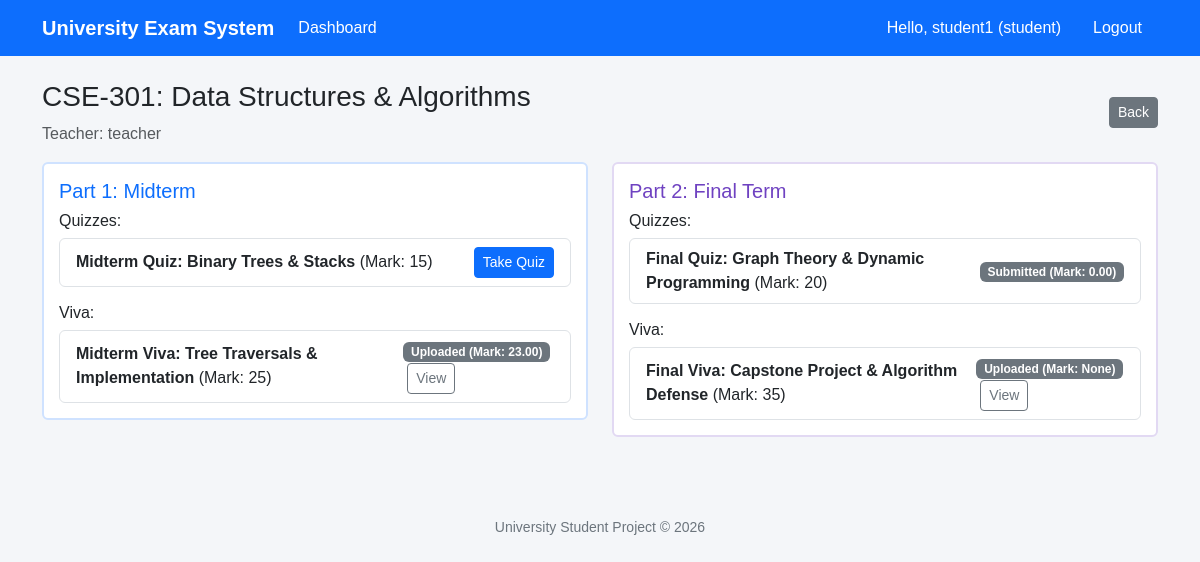
The page /evaluations/student/courses/1/ (signed in) on the database its author committed.
### core/models.py (models this page shows, shortened)
class CustomUser(AbstractUser):
    ROLE_STUDENT = 'student'
    ROLE_TEACHER = 'teacher'
    ROLE_CHOICES = [
        (ROLE_STUDENT, 'Student'),
        (ROLE_TEACHER, 'Teacher'),
    ]
    role = models.CharField(max_length=10, choices=ROLE_CHOICES, default=ROLE_STUDENT)
    university_id = models.CharField(max_length=30, blank=True, null=True, help_text="Student ID or Faculty ID")
    department = models.CharField(max_length=100, default='Computer Science & Engineering', blank=True)
    phone = models.CharField(max_length=20, blank=True, null=True)
    profile_pic = models.ImageField(upload_to='profiles/', blank=True, null=True)

### academics/models.py (models this page shows, shortened)
class Course(models.Model):
    code = models.CharField(max_length=20, unique=True, help_text="e.g. CSE-301")
    title = models.CharField(max_length=150, help_text="e.g. Data Structures and Algorithms")
    description = models.TextField(blank=True)
    semester = models.ForeignKey(Semester, on_delete=models.CASCADE, related_name='courses')
    teacher = models.ForeignKey(
        settings.AUTH_USER_MODEL,
        on_delete=models.SET_NULL,
        null=True,
        blank=True,
        limit_choices_to={'role': 'teacher'},
        related_name='taught_courses'
    )
    students = models.ManyToManyField(
        settings.AUTH_USER_MODEL,
        blank=True,
        limit_choices_to={'role': 'student'},
        related_name='enrolled_courses'
    )
    created_at = models.DateTimeField(auto_now_add=True)

### evaluations/models.py (models this page shows, shortened)
class Quiz(models.Model):
    course = models.ForeignKey(Course, on_delete=models.CASCADE, related_name='quizzes')
    term = models.CharField(max_length=10, choices=TermChoices.choices, default=TermChoices.MIDTERM)
    title = models.CharField(max_length=200)
    instructions = models.TextField(blank=True)
    total_marks = models.PositiveIntegerField(default=20)
    duration_minutes = models.PositiveIntegerField(default=30)
    due_date = models.DateTimeField(null=True, blank=True)
    is_published = models.BooleanField(default=True)
    created_at = models.DateTimeField(auto_now_add=True)
    class Meta:
        verbose_name_plural = "Quizzes"
        ordering = ['-created_at']

class VivaAssessment(models.Model):
    course = models.ForeignKey(Course, on_delete=models.CASCADE, related_name='vivas')
    term = models.CharField(max_length=10, choices=TermChoices.choices, default=TermChoices.MIDTERM)
    title = models.CharField(max_length=200)
    description = models.TextField(help_text="Topics, questions, or guidelines students must address in their video")
    total_marks = models.PositiveIntegerField(default=30)
    due_date = models.DateTimeField(null=True, blank=True)
    is_published = models.BooleanField(default=True)
    created_at = models.DateTimeField(auto_now_add=True)
    class Meta:
        ordering = ['-created_at']

class VivaSubmission(models.Model):
    viva = models.ForeignKey(VivaAssessment, on_delete=models.CASCADE, related_name='submissions')
    student = models.ForeignKey(
        settings.AUTH_USER_MODEL,
        on_delete=models.CASCADE,
        limit_choices_to={'role': 'student'},
        related_name='viva_submissions'
    )
    video_file = models.FileField(upload_to='viva_videos/', help_text="Upload your viva answer video (mp4, webm, avi, mov)")
    notes = models.TextField(blank=True, help_text="Notes, summary or topic timestamps for the teacher")
    submitted_at = models.DateTimeField(auto_now_add=True)
    obtained_marks = models.DecimalField(max_digits=5, decimal_places=2, null=True, blank=True)
    is_graded = models.BooleanField(default=False)
    teacher_feedback = models.TextField(blank=True)
    graded_at = models.DateTimeField(null=True, blank=True)
    class Meta:
        unique_together = ('viva', 'student')
        ordering = ['-submitted_at']

class QuizSubmission(models.Model):
    quiz = models.ForeignKey(Quiz, on_delete=models.CASCADE, related_name='submissions')
    student = models.ForeignKey(
        settings.AUTH_USER_MODEL,
        on_delete=models.CASCADE,
        limit_choices_to={'role': 'student'},
        related_name='quiz_submissions'
    )
    submitted_at = models.DateTimeField(auto_now_add=True)
    obtained_marks = models.DecimalField(max_digits=5, decimal_places=2, default=0.0)
    is_graded = models.BooleanField(default=False)
    teacher_feedback = models.TextField(blank=True)
    class Meta:
        unique_together = ('quiz', 'student')
        ordering = ['-submitted_at']

### evaluations/views.py (the view)
# urls.py: path('student/courses/<int:course_id>/', views.student_course_detail, name='student_course_detail'),
@login_required
def student_course_detail(request, course_id):
    course = get_object_or_404(Course, id=course_id, students=request.user)
    midterm_quizzes = Quiz.objects.filter(course=course, term=TermChoices.MIDTERM, is_published=True)
    midterm_vivas = VivaAssessment.objects.filter(course=course, term=TermChoices.MIDTERM, is_published=True)
    final_quizzes = Quiz.objects.filter(course=course, term=TermChoices.FINAL, is_published=True)
    final_vivas = VivaAssessment.objects.filter(course=course, term=TermChoices.FINAL, is_published=True)
    my_quiz_subs = {s.quiz_id: s for s in QuizSubmission.objects.filter(student=request.user)}
    my_viva_subs = {s.viva_id: s for s in VivaSubmission.objects.filter(student=request.user)}
    def build_items(qs, sub_map):
        return [{'item': obj, 'sub': sub_map.get(obj.id)} for obj in qs]
    context = {
        'course': course,
        'mid_quizzes': build_items(midterm_quizzes, my_quiz_subs),
        'mid_vivas': build_items(midterm_vivas, my_viva_subs),
        'fin_quizzes': build_items(final_quizzes, my_quiz_subs),
        'fin_vivas': build_items(final_vivas, my_viva_subs),
    }
    return render(request, 'evaluations/student_course_detail.html', context)

### templates/evaluations/student_course_detail.html
{% extends 'base.html' %}
{% block content %}
<div class="d-flex justify-content-between align-items-center mb-3">
    <div>
        <h3>{{ course.code }}: {{ course.title }}</h3>
        <p class="text-muted mb-0">Teacher: {{ course.teacher.username }}</p>
    </div>
    <a href="{% url 'student_dashboard' %}" class="btn btn-secondary btn-sm">Back</a>
</div>
<div class="row">
    <div class="col-md-6">
        <div class="term-box">
            <h5 class="text-primary">Part 1: Midterm</h5>
            <h6>Quizzes:</h6>
            <ul class="list-group mb-3">
                {% for q in mid_quizzes %}
                <li class="list-group-item d-flex justify-content-between align-items-center">
                    <div>
                        <b>{{ q.item.title }}</b> (Mark: {{ q.item.total_marks }})
                    </div>
                    <div>
                        {% if q.sub %}
                            <span class="badge bg-secondary">Submitted (Mark: {{ q.sub.obtained_marks }})</span>
                        {% else %}
                            <a href="{% url 'take_quiz' q.item.id %}" class="btn btn-primary btn-sm">Take Quiz</a>
                        {% endif %}
                    </div>
                </li>
                {% empty %}
                <li class="list-group-item text-muted small">No Midterm quiz.</li>
                {% endfor %}
            </ul>
            <h6>Viva:</h6>
            <ul class="list-group">
                {% for v in mid_vivas %}
                <li class="list-group-item d-flex justify-content-between align-items-center">
                    <div>
                        <b>{{ v.item.title }}</b> (Mark: {{ v.item.total_marks }})
                    </div>
                    <div>
                        {% if v.sub %}
                            <span class="badge bg-secondary">Uploaded (Mark: {{ v.sub.obtained_marks }})</span>
                            <a href="{% url 'submit_viva' v.item.id %}" class="btn btn-outline-secondary btn-sm ms-1">View</a>
                        {% else %}
                            <a href="{% url 'submit_viva' v.item.id %}" class="btn btn-success btn-sm">Upload Video</a>
                        {% endif %}
                    </div>
                </li>
                {% empty %}
                <li class="list-group-item text-muted small">No Midterm viva.</li>
                {% endfor %}
            </ul>
        </div>
    </div>
    <div class="col-md-6">
        <div class="term-box" style="border-color: #e2d9f3;">
            <h5 style="color: #6f42c1;">Part 2: Final Term</h5>
            <h6>Quizzes:</h6>
            <ul class="list-group mb-3">
                {% for q in fin_quizzes %}
                <li class="list-group-item d-flex justify-content-between align-items-center">
                    <div>
                        <b>{{ q.item.title }}</b> (Mark: {{ q.item.total_marks }})
                    </div>
                    <div>
                        {% if q.sub %}
                            <span class="badge bg-secondary">Submitted (Mark: {{ q.sub.obtained_marks }})</span>
                        {% else %}
                            <a href="{% url 'take_quiz' q.item.id %}" class="btn btn-primary btn-sm">Take Quiz</a>
                        {% endif %}
                    </div>
                </li>
                {% empty %}
                <li class="list-group-item text-muted small">No Final quiz.</li>
                {% endfor %}
            </ul>
            <h6>Viva:</h6>
            <ul class="list-group">
                {% for v in fin_vivas %}
                <li class="list-group-item d-flex justify-content-between align-items-center">
                    <div>
                        <b>{{ v.item.title }}</b> (Mark: {{ v.item.total_marks }})
                    </div>
                    <div>
                        {% if v.sub %}
                            <span class="badge bg-secondary">Uploaded (Mark: {{ v.sub.obtained_marks }})</span>
                            <a href="{% url 'submit_viva' v.item.id %}" class="btn btn-outline-secondary btn-sm ms-1">View</a>
                        {% else %}
                            <a href="{% url 'submit_viva' v.item.id %}" class="btn btn-success btn-sm">Upload Video</a>
                        {% endif %}
                    </div>
                </li>
                {% empty %}
                <li class="list-group-item text-muted small">No Final viva.</li>
                {% endfor %}
            </ul>
        </div>
    </div>
</div>
{% endblock %}

### templates/base.html (shortened to what this page needs)
<!DOCTYPE html>
<html lang="en">
<head>
    <link href="https://cdn.jsdelivr.net/npm/bootstrap@5.3.3/dist/css/bootstrap.min.css" rel="stylesheet">
</head>
<body>
    <nav class="navbar navbar-expand-lg">
        <div class="container">
            <a class="navbar-brand fw-bold" href="{% url 'home' %}">University Exam System</a>
            <div class="collapse navbar-collapse" id="nav">
                <ul class="navbar-nav me-auto">
                    {% if user.is_authenticated %}
                        <li class="nav-item">
                            <a class="nav-link" href="{% url 'dashboard' %}">Dashboard</a>
                        </li>
                    {% endif %}
                </ul>
                <ul class="navbar-nav ms-auto">
                    {% if user.is_authenticated %}
                        <li class="nav-item">
                            <span class="nav-link text-white">Hello, {{ user.username }} ({{ user.role }})</span>
                        </li>
                        <li class="nav-item">
                            <a class="nav-link btn btn-danger btn-sm text-white ms-2 px-3" href="{% url 'logout' %}">Logout</a>
                        </li>
                    {% endif %}
                </ul>
            </div>
        </div>
    </nav>
    <div class="container mt-4">
        {% block content %}{% endblock %}
    </div>
    <footer>
        <p>University Student Project &copy; 2026</p>
    </footer>
</body>
</html>

### templates/base.html (style rules this page uses)
body { background-color: #f4f6f9; font-family: Arial, sans-serif; }
.navbar { background-color: #0d6efd; }
.navbar-brand, .nav-link { color: #ffffff !important; }
.term-box { border: 2px solid #cfe2ff; background: #ffffff; padding: 15px; border-radius: 6px; margin-bottom: 15px; }
footer { margin-top: 50px; padding: 15px; text-align: center; color: #6c757d; font-size: 14px; }

### rows shown on the page
CustomUser: username "student1", role "student"
Course: code "CSE-301", title "Data Structures & Algorithms", teacher.username "teacher"
Quiz: item "Midterm Quiz: Binary Trees & Stacks", item.total_marks "15"
VivaAssessment: item "Midterm Viva: Tree Traversals & Implementation", item.total_marks "25", sub.obtained_marks "23.00"
Quiz: item "Final Quiz: Graph Theory & Dynamic Programming", item.total_marks "20", sub.obtained_marks "0.00"
VivaAssessment: item "Final Viva: Capstone Project & Algorithm Defense", item.total_marks "35", sub.obtained_marks "None"
